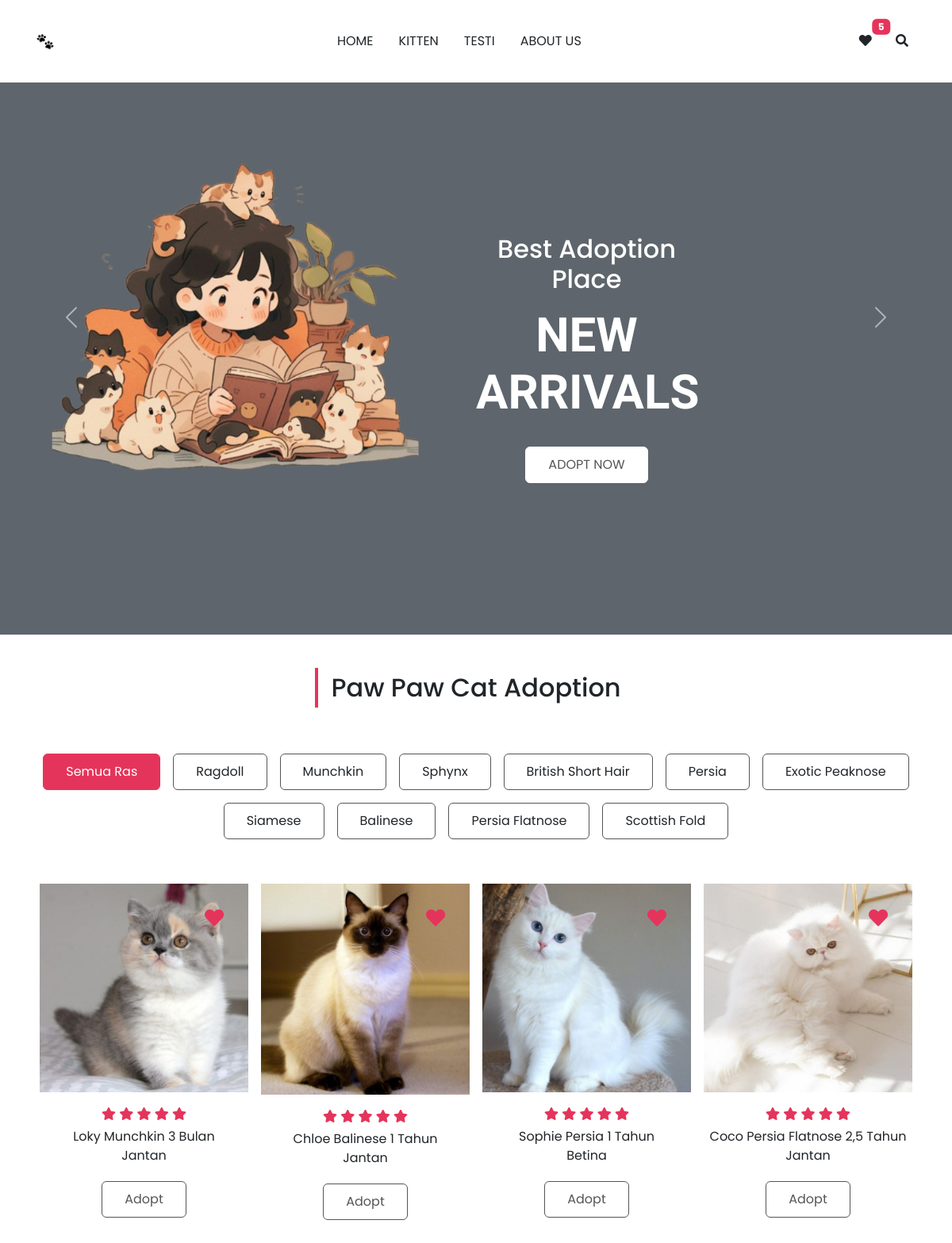
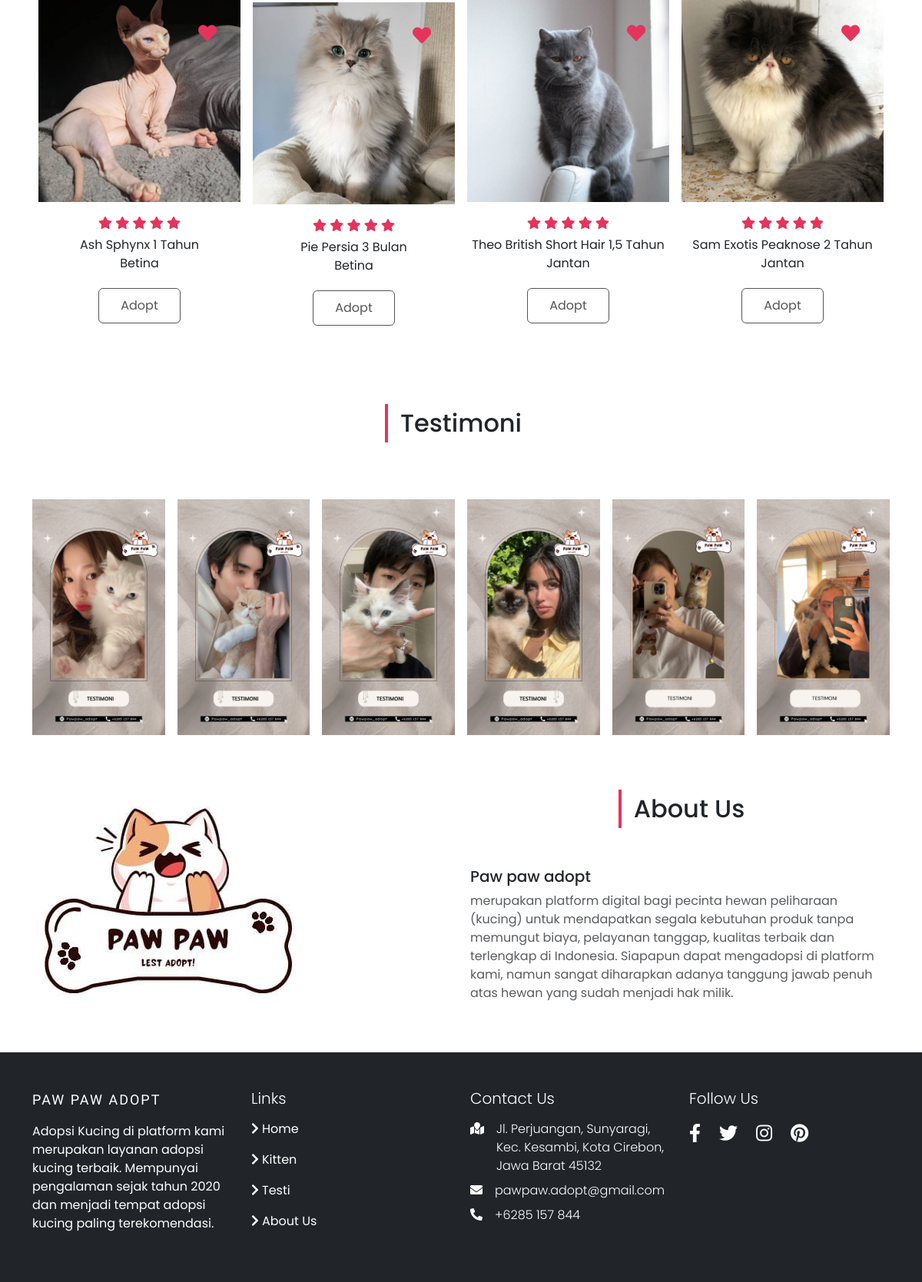
The page /header.php on the database its author committed (2 pictures, top to bottom).
### tables this page shows
CREATE TABLE `kucing` (
  `id_kucing` int(11) NOT NULL,
  `nama` varchar(25) NOT NULL,
  `ras` varchar(25) NOT NULL,
  `usia` varchar(25) NOT NULL,
  `gender` varchar(25) NOT NULL,
  `status` varchar(25) NOT NULL,
  `foto` text NOT NULL
);

### header.php (the view, shortened to what this page needs)
<!DOCTYPE html>
<html lang="en">
<head>
    <link rel="stylesheet" href="https://cdnjs.cloudflare.com/ajax/libs/font-awesome/5.15.4/css/all.min.css"
 />
    <link rel="stylesheet" href="css/bootstrap.min.css">
    <link rel="stylesheet" href="css/main.css">
</head>
<body>
    <nav class="navbar navbar-expand-lg navbar-light bg-white py-4 fixed-top">
        <div class="container">
            <a class="navbar-brand d-flex justify-content-between align-items-center order-lg-0" href="header.php">
                <img src="images/paw.png" alt="site icon">
            </a>
            <div class="order-lg-2 nav-btns">
                <button type="button" class="btn position-relative">
                    <i class="fa fa-heart"></i>
                    <span class="position-absolute top-0 start-100 translate-middle badge bg-primary">5</span>
                </button>
                <button type="button" class="btn position-relative">
                    <i class="fa fa-search"></i>
                </button>
            </div>
            <div class="collapse navbar-collapse order-lg-1" id="navMenu">
                <ul class="navbar-nav mx-auto text-center">
                    <li class="nav-item px-2 py-2">
                        <a class="nav-link text-uppercase text-dark" href="#header">home</a>
                    </li>
                    <li class="nav-item px-2 py-2">
                        <a class="nav-link text-uppercase text-dark" href="#collection">kitten</a>
                    </li>
                    <li class="nav-item px-2 py-2 border-0">
                        <a class="nav-link text-uppercase text-dark" href="#testi">testi</a>
                    </li>
                    <li class="nav-item px-2 py-2 border-0">
                        <a class="nav-link text-uppercase text-dark" href="#about">about us</a>
                    </li>
                </ul>
            </div>
        </div>
    </nav>
    <header id="header" class="vh-100 carousel slide" data-bs-ride="carousel" style="padding-top: 104px;">
        <div class="container h-100 d-flex align-items-center justify-content-center carousel-inner">
            <div class="text-center carousel-item active">
                <h2 class="text-capitalize text-white">Best Adoption Place</h2>
                <h1 class="text-uppercase py-2 fw-bold text-white">new arrivals</h1>
                <a href="#collection" class="btn mt-3 text-uppercase">Adopt now</a>
            </div>
        </div>
        <button class="carousel-control-prev" type="button" data-bs-target="#header" data-bs-slide="prev">
            <span class="carousel-control-prev-icon"></span>
        </button>
        <button class="carousel-control-next" type="button" data-bs-target="#header" data-bs-slide="next">
            <span class="carousel-control-next-icon"></span>
        </button>
    </header>
    <section id="collection" class="py-5">
        <div class="container">
            <div class="title text-center">
                <h2 class="position-relative d-inline-block">Paw Paw Cat Adoption</h2>
            </div>
            <div class="row g-0">
                <div class="d-flex flex-wrap justify-content-center mt-5 filter-button-group">
                    <button type="button" class="btn m-2 text-dark active-filter-btn" data-filter="*">Semua Ras</button>
                    <button type="button" class="btn m-2 text-dark" data-filter=".rag">Ragdoll</button>
                    <button type="button" class="btn m-2 text-dark" data-filter=".munc">Munchkin</button>
                    <button type="button" class="btn m-2 text-dark" data-filter=".sphy">Sphynx</button>
                    <button type="button" class="btn m-2 text-dark" data-filter=".brit">British Short Hair</button>
                    <button type="button" class="btn m-2 text-dark" data-filter=".sia">Persia</button>
                    <button type="button" class="btn m-2 text-dark" data-filter=".exo">Exotic Peaknose</button>
                    <button type="button" class="btn m-2 text-dark" data-filter=".siam">Siamese</button>
                    <button type="button" class="btn m-2 text-dark" data-filter=".bali">Balinese</button>
                    <button type="button" class="btn m-2 text-dark" data-filter=".flat">Persia Flatnose</button>
                    <button type="button" class="btn m-2 text-dark" data-filter=".scott">Scottish Fold</button>
                </div>
                <div class="collection-list mt-4 row gx-0 gy-3">
                    <?php
                    include 'koneksi.php';
                    $query = mysqli_query($koneksi, "SELECT * FROM kucing where status = 'Belum teradopsi'");
                    while($data=mysqli_fetch_array($query)){ ?>
                    <div class="col-md-6 col-lg-4 col-xl-3 p-2 brit exo bali flat">
                        <div class="collection-img position-relative overflow-hidden">
                            <img src="img/<?=$data["foto"]?>" class="w-100">
                            <span class="position-absolute d-flex align-items-center justify-content-center text-primary fs-4">
                                <i class="fas fa-heart"></i>
                            </span>
                        </div>
                        <div class="text-center">
                            <div class="rating mt-3">
                                <span class="text-primary"><i class="fas fa-star"></i></span>
                                <span class="text-primary"><i class="fas fa-star"></i></span>
                                <span class="text-primary"><i class="fas fa-star"></i></span>
                                <span class="text-primary"><i class="fas fa-star"></i></span>
                                <span class="text-primary"><i class="fas fa-star"></i></span>
                            </div>
                            <p class="text-capitalize my-1"> <?=$data["nama"]?> <?=$data["ras"]?> <?=$data["usia"]?> <br> <?=$data["gender"] ?> </p>
                            <a href="coba.php?id=<?=$data['id_kucing']?>" class="btn btn-primary mt-3">Adopt</a>
                        </div>
                    </div>
                    <?php } ?>
                </div>
            </div>
        </div>
    </section>
    <section id="testi" class="py-1">
        <div class="container">
            <div class="title text-center py-5 ">
                <h2 class="position-relative d-inline-block">Testimoni</h2>
            </div>
            <div class="testi row g-3 my-2">
                <div class="card border-0 col-md-4 col-lg-2 bg-transparent">
                    <img src="images/testi1.jpeg" alt="" class="w-100px">
                </div>
                <div class="card border-0 col-md-4 col-lg-2 bg-transparent">
                    <img src="images/testi2.jpeg" alt="" class="w-100">
                </div>
                <div class="card border-0 col-md-4 col-lg-2 bg-transparent">
                    <img src="images/testi3.jpeg" alt="" class="w-100">
                </div>
                <div class="card border-0 col-md-4 col-lg-2 bg-transparent">
                    <img src="images/testi5.jpeg" alt="" class="w-100">
                </div>
                <div class="card border-0 col-md-4 col-lg-2 bg-transparent">
                    <img src="images/testi6.jpeg" alt="" class="w-100">
                </div>
                <div class="card border-0 col-md-4 col-lg-2 bg-transparent">
                    <img src="images/testi7.jpeg" alt="" class="w-100">
                </div>
            </div>
        </div>
    </section>
    <section id="about" class="py-5">
        <div class="container">
            <div class="row gy-lg-5 align-items-center">
                <div class="col-lg-6 order-lg-1 text-center text-lg-start">
                    <div class="title pt-3 pb-5 text-center">
                        <h2 class="position-relative d-inline-block ms-4">About Us</h2>
                    </div>
                    <h5>Paw paw adopt</h5>
                    <p class=" text-muted"> merupakan platform digital bagi pecinta hewan peliharaan (kucing) untuk mendapatkan segala kebutuhan produk tanpa memungut biaya, pelayanan tanggap, kualitas terbaik dan terlengkap di Indonesia.
                    Siapapun dapat mengadopsi di platform kami, namun sangat diharapkan adanya tanggung jawab penuh atas hewan yang sudah menjadi hak milik.</p>
                </div>
                <div class="col-lg-6 order-lg-0">
                    <img src="images/logo.jpeg" alt="" class="img-fluid">
                </div>
            </div>
        </div>
    </section>
    <footer class="bg-dark py-5">
        <div class="container">
            <div class="row text-white g-4">
                <div class="col-md-6 col-lg-3">
                    <a class="text-uppercase text-decoration-none brand text-white" href="header.php" style="font-size: large;">Paw Paw Adopt</a>
                    <p class="text-white mt-3">Adopsi Kucing di platform kami merupakan layanan adopsi kucing terbaik.
                    Mempunyai pengalaman sejak tahun 2020 dan menjadi tempat adopsi kucing paling terekomendasi.</p>
                </div>
                <div class="col-md-6 col-lg-3">
                    <h5 class="fw-light">Links</h5>
                    <ul class="list-unstyled">
                        <li class="my-3">
                            <a href="#collection" class="text-white text-decoration-none">
                                <i class="fas fa-chevron-right me-1"></i>Home
                            </a>
                        </li>
                        <li class="my-3">
                            <a href="" class="text-white text-decoration-none">
                                <i class="fas fa-chevron-right me-1"></i>Kitten
                            </a>
                        </li>
                        <li class="my-3">
                            <a href="#testi" class="text-white text-decoration-none">
                                <i class="fas fa-chevron-right me-1"></i>Testi
                            </a>
                        </li>
                        <li class="my-3">
                            <a href="#about" class="text-white text-decoration-none">
                                <i class="fas fa-chevron-right me-1"></i>About Us
                            </a>
                        </li>
                    </ul>
                </div>
                <div class="col-md-6 col-lg-3">
                    <h5 class="fw-light mb-3">Contact Us</h5>
                    <div class="d-flex justify-content-start align-items-start my-2">
                        <span class="me-3">
                            <i class="fas fa-map-marked alt"></i>
                        </span>
                        <span class="fw-light">
                            Jl. Perjuangan, Sunyaragi, Kec. Kesambi, Kota Cirebon, Jawa Barat 45132
                        </span>
                    </div>
                    <div class="d-flex justify-content-start align-items-start my-2">
                        <span class="me-3">
                            <i class="fas fa-envelope"></i>
                        </span>
                        <span class="fw-light">
                            pawpaw.adopt@gmail.com
                        </span>
                    </div>
                    <div class="d-flex justify-content-start align-items-start my-2">
                        <span class="me-3">
                            <i class="fas fa-phone-alt"></i>
                        </span>
                        <span class="fw-light">
                            +6285 157 844
                        </span>
                    </div>
                </div>
                <div class="col-md-6 col-lg-3">
                    <h5 class="fw-light mb-3">Follow Us</h5>
                    <div>
                        <ul class="list-unstyled d-flex">
                            <li>
                                <a href="#" class="text-white text-decoration-none fs-4 me-4">
                                    <i class="fab fa-facebook-f"></i>
                                </a>
                            </li>
                            <li>
                                <a href="#" class="text-white text-decoration-none fs-4 me-4">
                                    <i class="fab fa-twitter"></i>
                                </a>
                            </li>
                            <li>
                                <a href="#" class="text-white text-decoration-none fs-4 me-4">
                                    <i class="fab fa-instagram"></i>
                                </a>
                            </li>
                            <li>
                                <a href="#" class="text-white text-decoration-none fs-4 me-4">
                                    <i class="fab fa-pinterest"></i>
                                </a>
                            </li>
                        </ul>
                    </div>
                </div>
            </div>
        </div>
    </footer>
</body>
</html>

### css/main.css (style rules this page uses)
:root { --lg-font: 'Kaisei Tokumin', serif; --sm-font: 'Poppins', sans-serif; --pink: #e5345b; }
body { font-family: var(--sm-font); }
.bg-primary { background-color: var(--pink)!important; }
.btn:not(.nav-btns button) { background-color: #fff; color: rgb(85, 85, 85); padding: 10px 28px; border: 1px solid rgb(85, 85, 85); }
.text-primary { color: var(--pink)!important; }
.navbar { box-shadow: 0 3px 9p 3px rgba(0, 0, 0, 0.1); }
.navbar-brand img { width: 30px; }
.nav-item { border-bottom: 0.5px solid rgba(0, 0, 0, 0.5); }
#header { background: url(../images/icon3.png) top/cover no-repeat; }
.carousel-item { padding-right: 75%; }
.carousel-inner h1 { font-size: 60px; font-family: var(--lg-font); }
.carousel-item .btn { border-color: #fff!important; }
.title h2::before { position: absolute; content: ""; width: 4px; height: 50px; background-color: var(--pink); left: -20px; top: 50%; transform: translateY(-50%); }
.active-filter-btn { background-color: var(--pink)!important; color: #fff!important; border-color: var(--pink)!important; }
.collection-img span { top: 20px; right: 20px; width: 46px; height: 46px; border-radius: 50%; }
.collection-img img { transition: all .40s; }
.testi { display: flex; }
footer .brand { font-family: var(--lg-font); letter-spacing: 2px; text-decoration-color: dimgrey; }
footer a { transition: color 0.3s ease; }
@media (min-width: 992px) { .nav-item { border-bottom: none; } }

### rows shown on the page
kucing: foto (picture), nama "Loky", ras "Munchkin", usia "3 Bulan", gender "Jantan"
kucing: foto (picture), nama "Chloe", ras "Balinese", usia "1 Tahun", gender "Jantan"
kucing: foto (picture), nama "Sophie", ras "Persia", usia "1 Tahun", gender "Betina"
kucing: foto (picture), nama "Coco", ras "Persia Flatnose", usia "2,5 Tahun", gender "Jantan"
kucing: foto (picture), nama "Ash", ras "Sphynx", usia "1 Tahun", gender "Betina"
kucing: foto (picture), nama "Theo", ras "British Short Hair", usia "1,5 Tahun", gender "Jantan"
kucing: foto (picture), nama "Sam", ras "Exotis Peaknose", usia "2 Tahun", gender "Jantan"
kucing: foto (picture), nama "Pie", ras "Persia", usia "3 Bulan", gender "Betina"
